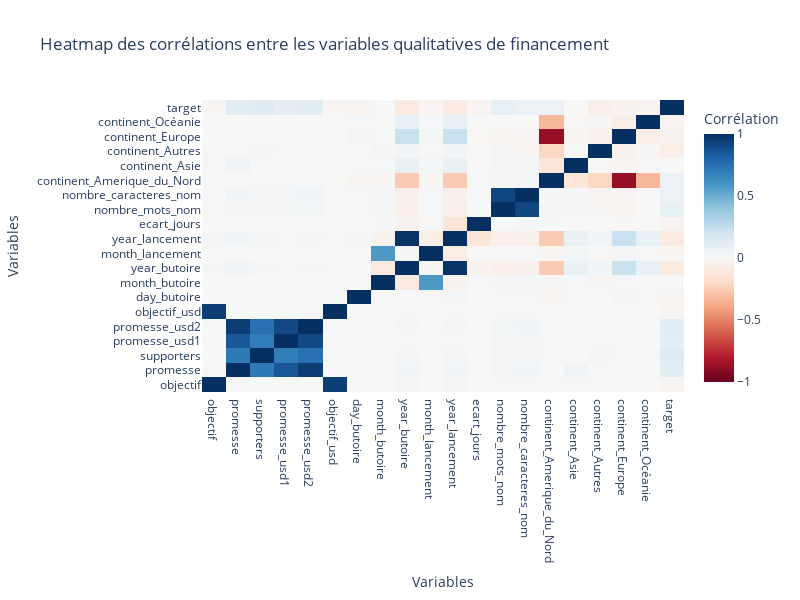

Notebook code cell kept with this figure:
### Markdown cell above
### **Intéressons nous de plus prêt aux corrélations potentielles maintenant que nous disposons de toutes nos variables au format quantitatif**

### Code cell
# Suppression des colonnes non quantitatives
financement_quanti = financement.drop(['ID', 'nom', 'date_butoire', 'lancement', 'pays'], axis=1)
filter_categ = financement_quanti.filter(like='categorie').columns
filter_monaie = financement_quanti.filter(like='monaie').columns

drop_list = ['etat'] # Target non quanti
drop_list.extend(filter_categ)
drop_list.extend(filter_monaie)

print(drop_list)

data_corr = financement_quanti.drop(drop_list, axis=1)
data_corr = data_corr.assign(target=(financement['etat'] == 'successful').astype(int))

correlation = data_corr.corr()

# Création de la heatmap avec Plotly
fig = go.Figure(data=go.Heatmap(
    z=correlation.values,
    x=correlation.columns,
    y=correlation.index,
    colorscale='RdBu',
    zmin=-1,
    zmax=1,
    colorbar=dict(title='Corrélation')
))

fig.update_layout(
    title='Heatmap des corrélations entre les variables qualitatives de financement',
    xaxis=dict(title='Variables'),
    yaxis=dict(title='Variables'),
    width=800,
    height=600
)

fig.show()

### Figure 1 — Plotly figure (JSON) as saved in the notebook; plotly's stock layout.template omitted (floating-point values rounded to 4 significant figures; data arrays with more than 128 entries replaced by an {"elided": "..."} marker saying what was removed)
{"data": [{"colorbar": {"title": {"text": "Corrélation"}}, "colorscale": [[0, "rgb(103,0,31)"], [0.1, "rgb(178,24,43)"], [0.2, "rgb(214,96,77)"], [0.3, "rgb(244,165,130)"], [0.4, "rgb(253,219,199)"], [0.5, "rgb(247,247,247)"], [0.6, "rgb(209,229,240)"], [0.7, "rgb(146,197,222)"], [0.8, "rgb(67,147,195)"], [0.9, "rgb(33,102,172)"], [1, "rgb(5,48,97)"]], "type": "heatmap", "x": ["objectif", "promesse", "supporters", "promesse_usd1", "promesse_usd2", "objectif_usd", "day_butoire", "month_butoire", "year_butoire", "month_lancement", "year_lancement", "ecart_jours", "nombre_mots_nom", "nombre_caracteres_nom", "continent_Amerique_du_Nord", "continent_Asie", "continent_Autres", "continent_Europe", "continent_Océanie", "target"], "y": ["objectif", "promesse", "supporters", "promesse_usd1", "promesse_usd2", "objectif_usd", "day_butoire", "month_butoire", "year_butoire", "month_lancement", "year_lancement", "ecart_jours", "nombre_mots_nom", "nombre_caracteres_nom", "continent_Amerique_du_Nord", "continent_Asie", "continent_Autres", "continent_Europe", "continent_Océanie", "target"], "z": {"elided": "20x20 float values"}, "zmax": 1, "zmin": -1}], "layout": {"height": 600, "title": {"text": "Heatmap des corrélations entre les variables qualitatives de financement"}, "width": 800, "xaxis": {"title": {"text": "Variables"}}, "yaxis": {"title": {"text": "Variables"}}}}
